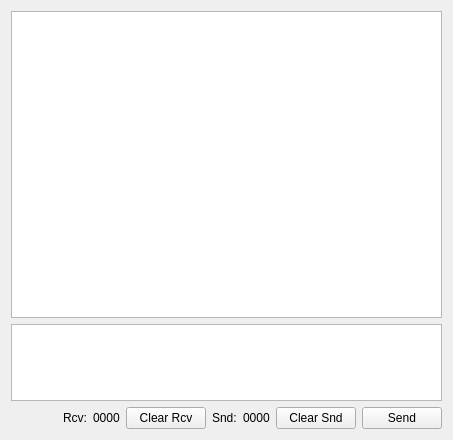
      <widget class="QWidget" name="tab_log">
       <attribute name="title">
        <string>Log</string>
       </attribute>
       <layout class="QGridLayout" name="gridLayout_7" rowstretch="8,2,0">
        <item row="2" column="5">
         <widget class="QLabel" name="label_35">
          <property name="text">
           <string>Snd:</string>
          </property>
         </widget>
        </item>
        <item row="2" column="0">
         <spacer name="horizontalSpacer">
          <property name="orientation">
           <enum>Qt::Orientation::Horizontal</enum>
          </property>
          <property name="sizeHint" stdset="0">
           <size>
            <width>40</width>
            <height>20</height>
           </size>
          </property>
         </spacer>
        </item>
        <item row="2" column="7">
         <widget class="QPushButton" name="btn_clear_snd">
          <property name="text">
           <string>Clear Snd</string>
          </property>
         </widget>
        </item>
        <item row="2" column="8">
         <widget class="QPushButton" name="btn_log_sed">
          <property name="text">
           <string>Send</string>
          </property>
         </widget>
        </item>
        <item row="1" column="0" colspan="9">
         <widget class="QTextEdit" name="tab_log_snd"/>
        </item>
        <item row="0" column="0" colspan="9">
         <widget class="QPlainTextEdit" name="tab_log_rcv">
          <property name="readOnly">
           <bool>true</bool>
          </property>
         </widget>
        </item>
        <item row="2" column="2">
         <widget class="QLabel" name="label_33">
          <property name="text">
           <string>Rcv:</string>
          </property>
         </widget>
        </item>
        <item row="2" column="6">
         <widget class="QLabel" name="label_snd_num">
          <property name="text">
           <string>0000</string>
          </property>
         </widget>
        </item>
        <item row="2" column="4">
         <widget class="QPushButton" name="btn_clear_rcv">
          <property name="text">
           <string>Clear Rcv</string>
          </property>
         </widget>
        </item>
        <item row="2" column="3">
         <widget class="QLabel" name="label_rev_num">
          <property name="text">
           <string>0000</string>
          </property>
         </widget>
        </item>
       </layout>
      </widget>
